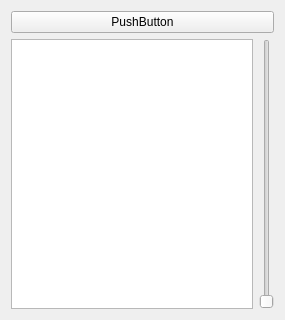
<?xml version="1.0" encoding="UTF-8"?>
<ui version="4.0">
 <class>cheapestPrices</class>
 <widget class="QWidget" name="cheapestPrices">
  <property name="geometry">
   <rect>
    <x>0</x>
    <y>0</y>
    <width>285</width>
    <height>320</height>
   </rect>
  </property>
  <property name="windowTitle">
   <string>Form</string>
  </property>
  <layout class="QVBoxLayout" name="verticalLayout">
   <item>
    <widget class="QPushButton" name="pushButton">
     <property name="text">
      <string>PushButton</string>
     </property>
    </widget>
   </item>
   <item>
    <layout class="QHBoxLayout" name="horizontalLayout">
     <property name="sizeConstraint">
      <enum>QLayout::SetDefaultConstraint</enum>
     </property>
     <item>
      <widget class="QListWidget" name="listWidget"/>
     </item>
     <item>
      <widget class="QSlider" name="verticalSlider">
       <property name="orientation">
        <enum>Qt::Vertical</enum>
       </property>
      </widget>
     </item>
    </layout>
   </item>
  </layout>
 </widget>
 <resources/>
 <connections/>
</ui>
